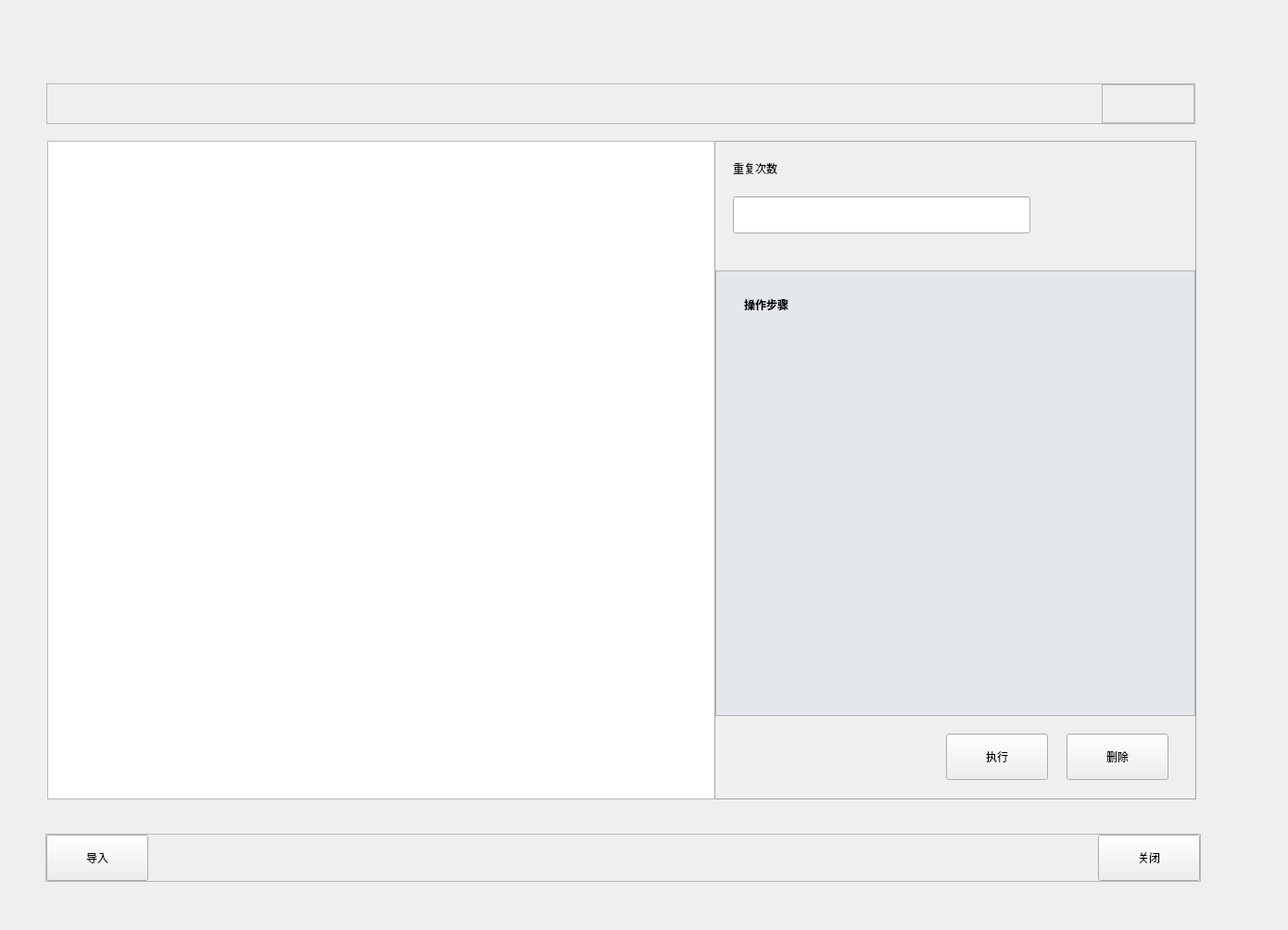
<?xml version="1.0" encoding="UTF-8"?>
<ui version="4.0">
 <class>DbgProcessDlg</class>
 <widget class="BaseDlg" name="DbgProcessDlg">
  <property name="geometry">
   <rect>
    <x>0</x>
    <y>0</y>
    <width>1390</width>
    <height>1004</height>
   </rect>
  </property>
  <property name="windowTitle">
   <string>DbgProcessDlg</string>
  </property>
  <widget class="QFrame" name="BottomFrame">
   <property name="geometry">
    <rect>
     <x>49</x>
     <y>900</y>
     <width>1247</width>
     <height>52</height>
    </rect>
   </property>
   <property name="minimumSize">
    <size>
     <width>1247</width>
     <height>52</height>
    </size>
   </property>
   <property name="maximumSize">
    <size>
     <width>1247</width>
     <height>52</height>
    </size>
   </property>
   <property name="frameShape">
    <enum>QFrame::StyledPanel</enum>
   </property>
   <property name="frameShadow">
    <enum>QFrame::Raised</enum>
   </property>
   <layout class="QHBoxLayout" name="horizontalLayout" stretch="0,1,0">
    <property name="spacing">
     <number>14</number>
    </property>
    <property name="leftMargin">
     <number>0</number>
    </property>
    <property name="topMargin">
     <number>0</number>
    </property>
    <property name="rightMargin">
     <number>0</number>
    </property>
    <property name="bottomMargin">
     <number>0</number>
    </property>
    <item>
     <widget class="QPushButton" name="InportBtn">
      <property name="minimumSize">
       <size>
        <width>110</width>
        <height>50</height>
       </size>
      </property>
      <property name="maximumSize">
       <size>
        <width>16777215</width>
        <height>50</height>
       </size>
      </property>
      <property name="text">
       <string>导入</string>
      </property>
      <property name="buttons" stdset="0">
       <string notr="true">btn_dlg</string>
      </property>
     </widget>
    </item>
    <item>
     <spacer name="horizontalSpacer">
      <property name="orientation">
       <enum>Qt::Horizontal</enum>
      </property>
      <property name="sizeHint" stdset="0">
       <size>
        <width>567</width>
        <height>20</height>
       </size>
      </property>
     </spacer>
    </item>
    <item>
     <widget class="QPushButton" name="CloseBtn">
      <property name="minimumSize">
       <size>
        <width>110</width>
        <height>50</height>
       </size>
      </property>
      <property name="maximumSize">
       <size>
        <width>16777215</width>
        <height>50</height>
       </size>
      </property>
      <property name="text">
       <string>关闭</string>
      </property>
      <property name="buttons" stdset="0">
       <string notr="true">btn_dlg</string>
      </property>
     </widget>
    </item>
   </layout>
  </widget>
  <widget class="QFrame" name="TopFrame">
   <property name="geometry">
    <rect>
     <x>50</x>
     <y>90</y>
     <width>1240</width>
     <height>44</height>
    </rect>
   </property>
   <property name="minimumSize">
    <size>
     <width>1240</width>
     <height>44</height>
    </size>
   </property>
   <property name="maximumSize">
    <size>
     <width>1240</width>
     <height>44</height>
    </size>
   </property>
   <property name="frameShape">
    <enum>QFrame::StyledPanel</enum>
   </property>
   <property name="frameShadow">
    <enum>QFrame::Raised</enum>
   </property>
   <layout class="QHBoxLayout" name="horizontalLayout_4" stretch="1,0">
    <property name="spacing">
     <number>20</number>
    </property>
    <property name="leftMargin">
     <number>0</number>
    </property>
    <property name="topMargin">
     <number>0</number>
    </property>
    <property name="rightMargin">
     <number>0</number>
    </property>
    <property name="bottomMargin">
     <number>0</number>
    </property>
    <item>
     <spacer name="horizontalSpacer_2">
      <property name="orientation">
       <enum>Qt::Horizontal</enum>
      </property>
      <property name="sizeHint" stdset="0">
       <size>
        <width>40</width>
        <height>20</height>
       </size>
      </property>
     </spacer>
    </item>
    <item>
     <widget class="QFrame" name="DevListFrame">
      <property name="minimumSize">
       <size>
        <width>100</width>
        <height>42</height>
       </size>
      </property>
      <property name="maximumSize">
       <size>
        <width>16777215</width>
        <height>42</height>
       </size>
      </property>
      <property name="frameShape">
       <enum>QFrame::StyledPanel</enum>
      </property>
      <property name="frameShadow">
       <enum>QFrame::Raised</enum>
      </property>
     </widget>
    </item>
   </layout>
  </widget>
  <widget class="QTableWidget" name="TestProcessTbl">
   <property name="geometry">
    <rect>
     <x>51</x>
     <y>152</y>
     <width>721</width>
     <height>711</height>
    </rect>
   </property>
   <property name="styleSheet">
    <string notr="true">QScrollBar::handle:vertical#BackRgntQcTbl  {
    margin: 46px 3px 3px 2px;
}

QScrollBar::sub-line:vertical#BackRgntQcTbl  {
    height: 43px; 
    border-bottom: 1px solid #a4a4a4;
}</string>
   </property>
   <property name="showGrid">
    <bool>false</bool>
   </property>
   <attribute name="horizontalHeaderDefaultSectionSize">
    <number>1</number>
   </attribute>
   <attribute name="horizontalHeaderHighlightSections">
    <bool>false</bool>
   </attribute>
   <attribute name="horizontalHeaderStretchLastSection">
    <bool>true</bool>
   </attribute>
   <attribute name="verticalHeaderDefaultSectionSize">
    <number>46</number>
   </attribute>
   <attribute name="verticalHeaderMinimumSectionSize">
    <number>46</number>
   </attribute>
  </widget>
  <widget class="QFrame" name="OpFrame">
   <property name="geometry">
    <rect>
     <x>771</x>
     <y>152</y>
     <width>520</width>
     <height>711</height>
    </rect>
   </property>
   <property name="styleSheet">
    <string notr="true">QFrame#OpFrame
{
	border:1px solid #a4a4a4;
}</string>
   </property>
   <property name="frameShape">
    <enum>QFrame::StyledPanel</enum>
   </property>
   <property name="frameShadow">
    <enum>QFrame::Raised</enum>
   </property>
   <widget class="QLabel" name="label">
    <property name="geometry">
     <rect>
      <x>20</x>
      <y>10</y>
      <width>381</width>
      <height>40</height>
     </rect>
    </property>
    <property name="text">
     <string>重复次数</string>
    </property>
   </widget>
   <widget class="QLineEdit" name="lineEdit">
    <property name="geometry">
     <rect>
      <x>20</x>
      <y>60</y>
      <width>321</width>
      <height>40</height>
     </rect>
    </property>
   </widget>
   <widget class="QScrollArea" name="scrollArea">
    <property name="geometry">
     <rect>
      <x>1</x>
      <y>140</y>
      <width>518</width>
      <height>481</height>
     </rect>
    </property>
    <property name="styleSheet">
     <string notr="true">background: #e4e7ec;</string>
    </property>
    <property name="widgetResizable">
     <bool>true</bool>
    </property>
    <widget class="QWidget" name="scrollAreaWidgetContents">
     <property name="geometry">
      <rect>
       <x>0</x>
       <y>0</y>
       <width>516</width>
       <height>479</height>
      </rect>
     </property>
     <widget class="QLabel" name="OpStepTitleLab">
      <property name="geometry">
       <rect>
        <x>30</x>
        <y>20</y>
        <width>131</width>
        <height>31</height>
       </rect>
      </property>
      <property name="font">
       <font>
        <weight>75</weight>
        <bold>true</bold>
       </font>
      </property>
      <property name="text">
       <string>操作步骤</string>
      </property>
     </widget>
     <widget class="QLabel" name="OpStepContentLab">
      <property name="geometry">
       <rect>
        <x>30</x>
        <y>70</y>
        <width>471</width>
        <height>391</height>
       </rect>
      </property>
      <property name="text">
       <string/>
      </property>
      <property name="alignment">
       <set>Qt::AlignLeading|Qt::AlignLeft|Qt::AlignTop</set>
      </property>
      <property name="wordWrap">
       <bool>true</bool>
      </property>
     </widget>
    </widget>
   </widget>
   <widget class="QPushButton" name="ExeBtn">
    <property name="geometry">
     <rect>
      <x>250</x>
      <y>640</y>
      <width>110</width>
      <height>50</height>
     </rect>
    </property>
    <property name="minimumSize">
     <size>
      <width>110</width>
      <height>50</height>
     </size>
    </property>
    <property name="maximumSize">
     <size>
      <width>16777215</width>
      <height>50</height>
     </size>
    </property>
    <property name="text">
     <string>执行</string>
    </property>
    <property name="buttons" stdset="0">
     <string notr="true">btn_dlg</string>
    </property>
   </widget>
   <widget class="QPushButton" name="DelBtn">
    <property name="geometry">
     <rect>
      <x>380</x>
      <y>640</y>
      <width>110</width>
      <height>50</height>
     </rect>
    </property>
    <property name="minimumSize">
     <size>
      <width>110</width>
      <height>50</height>
     </size>
    </property>
    <property name="maximumSize">
     <size>
      <width>16777215</width>
      <height>50</height>
     </size>
    </property>
    <property name="text">
     <string>删除</string>
    </property>
    <property name="buttons" stdset="0">
     <string notr="true">btn_dlg</string>
    </property>
   </widget>
  </widget>
  <widget class="QFrame" name="line_h">
   <property name="geometry">
    <rect>
     <x>51</x>
     <y>152</y>
     <width>721</width>
     <height>1</height>
    </rect>
   </property>
   <property name="frameShape">
    <enum>QFrame::StyledPanel</enum>
   </property>
   <property name="frameShadow">
    <enum>QFrame::Raised</enum>
   </property>
   <property name="lines" stdset="0">
    <string>solid</string>
   </property>
  </widget>
  <widget class="QFrame" name="line_h_2">
   <property name="geometry">
    <rect>
     <x>51</x>
     <y>862</y>
     <width>721</width>
     <height>1</height>
    </rect>
   </property>
   <property name="frameShape">
    <enum>QFrame::StyledPanel</enum>
   </property>
   <property name="frameShadow">
    <enum>QFrame::Raised</enum>
   </property>
   <property name="lines" stdset="0">
    <string>solid</string>
   </property>
  </widget>
  <widget class="QFrame" name="line_v_1">
   <property name="geometry">
    <rect>
     <x>51</x>
     <y>152</y>
     <width>1</width>
     <height>711</height>
    </rect>
   </property>
   <property name="frameShape">
    <enum>QFrame::StyledPanel</enum>
   </property>
   <property name="frameShadow">
    <enum>QFrame::Raised</enum>
   </property>
   <property name="lines" stdset="0">
    <string>solid</string>
   </property>
  </widget>
 </widget>
 <layoutdefault spacing="6" margin="11"/>
 <customwidgets>
  <customwidget>
   <class>BaseDlg</class>
   <extends>QWidget</extends>
   <header>shared/basedlg.h</header>
   <container>1</container>
  </customwidget>
 </customwidgets>
 <resources/>
 <connections/>
</ui>
